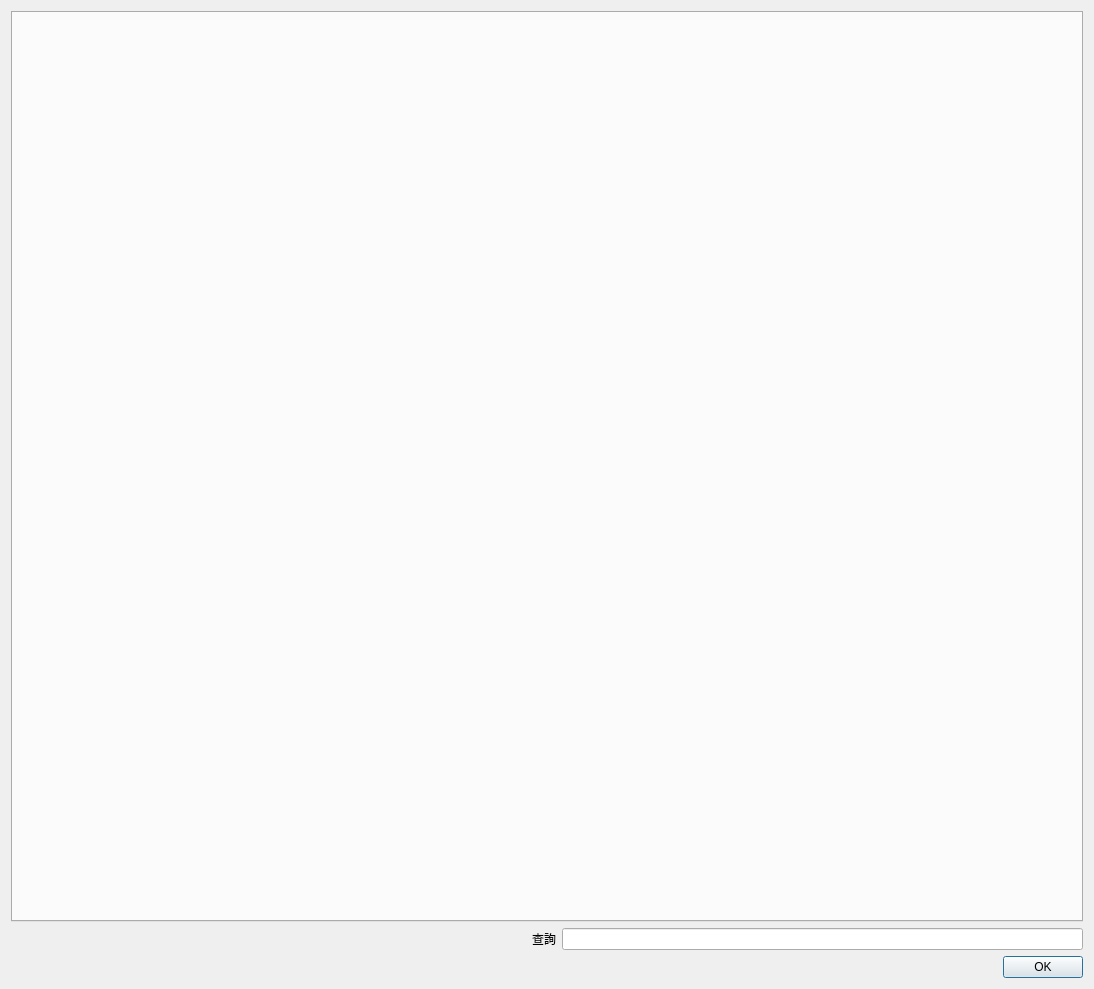
<?xml version="1.0" encoding="UTF-8"?>
<ui version="4.0">
 <class>Dialog_diag_dictionary</class>
 <widget class="QDialog" name="Dialog_diag_dictionary">
  <property name="geometry">
   <rect>
    <x>0</x>
    <y>0</y>
    <width>1094</width>
    <height>989</height>
   </rect>
  </property>
  <property name="windowTitle">
   <string>診察資料</string>
  </property>
  <layout class="QVBoxLayout" name="verticalLayout">
   <item>
    <layout class="QGridLayout" name="gridLayout">
     <item row="0" column="0">
      <widget class="QTabWidget" name="tabWidget_inquiry"/>
     </item>
    </layout>
   </item>
   <item>
    <layout class="QHBoxLayout" name="horizontalLayout">
     <item>
      <spacer name="horizontalSpacer">
       <property name="orientation">
        <enum>Qt::Horizontal</enum>
       </property>
       <property name="sizeHint" stdset="0">
        <size>
         <width>40</width>
         <height>20</height>
        </size>
       </property>
      </spacer>
     </item>
     <item>
      <widget class="QLabel" name="label_query">
       <property name="text">
        <string>查詢</string>
       </property>
      </widget>
     </item>
     <item>
      <widget class="QLineEdit" name="lineEdit_query">
       <property name="clearButtonEnabled">
        <bool>true</bool>
       </property>
      </widget>
     </item>
    </layout>
   </item>
   <item>
    <widget class="QDialogButtonBox" name="buttonBox">
     <property name="orientation">
      <enum>Qt::Horizontal</enum>
     </property>
     <property name="standardButtons">
      <set>QDialogButtonBox::Ok</set>
     </property>
    </widget>
   </item>
  </layout>
 </widget>
 <resources/>
 <connections>
  <connection>
   <sender>buttonBox</sender>
   <signal>accepted()</signal>
   <receiver>Dialog_diag_dictionary</receiver>
   <slot>accept()</slot>
   <hints>
    <hint type="sourcelabel">
     <x>248</x>
     <y>254</y>
    </hint>
    <hint type="destinationlabel">
     <x>157</x>
     <y>274</y>
    </hint>
   </hints>
  </connection>
  <connection>
   <sender>buttonBox</sender>
   <signal>rejected()</signal>
   <receiver>Dialog_diag_dictionary</receiver>
   <slot>reject()</slot>
   <hints>
    <hint type="sourcelabel">
     <x>316</x>
     <y>260</y>
    </hint>
    <hint type="destinationlabel">
     <x>286</x>
     <y>274</y>
    </hint>
   </hints>
  </connection>
 </connections>
</ui>
